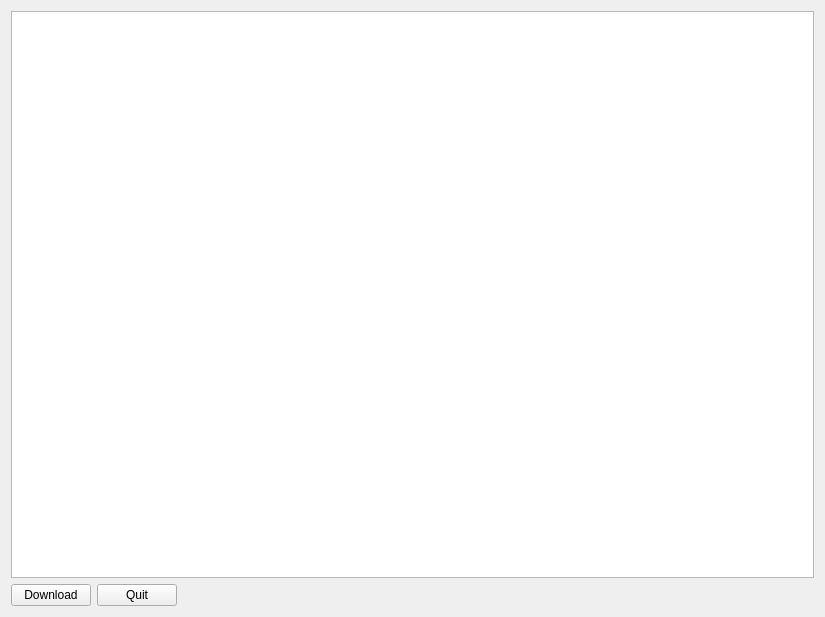
<?xml version="1.0" encoding="UTF-8"?>
<ui version="4.0">
 <class>MainWidget</class>
 <widget class="QWidget" name="MainWidget">
  <property name="geometry">
   <rect>
    <x>0</x>
    <y>0</y>
    <width>825</width>
    <height>617</height>
   </rect>
  </property>
  <property name="windowTitle">
   <string>MainWidget</string>
  </property>
  <layout class="QGridLayout" name="gridLayout">
   <item row="1" column="0">
    <layout class="QHBoxLayout" name="horizontalLayout">
     <item>
      <widget class="QPushButton" name="downloadButton">
       <property name="text">
        <string>Download</string>
       </property>
       <property name="icon">
        <iconset resource="imagesButton.qrc">
         <normaloff>:/images/openFileIcon.png</normaloff>:/images/openFileIcon.png</iconset>
       </property>
      </widget>
     </item>
     <item>
      <widget class="QPushButton" name="quitButton">
       <property name="text">
        <string>Quit</string>
       </property>
       <property name="icon">
        <iconset resource="imagesButton.qrc">
         <normaloff>:/images/exitIcon.png</normaloff>:/images/exitIcon.png</iconset>
       </property>
      </widget>
     </item>
     <item>
      <spacer name="horizontalSpacer">
       <property name="orientation">
        <enum>Qt::Horizontal</enum>
       </property>
       <property name="sizeHint" stdset="0">
        <size>
         <width>40</width>
         <height>20</height>
        </size>
       </property>
      </spacer>
     </item>
    </layout>
   </item>
   <item row="0" column="0">
    <widget class="QTableView" name="tableView"/>
   </item>
  </layout>
 </widget>
 <resources>
  <include location="imagesButton.qrc"/>
 </resources>
 <connections/>
</ui>
